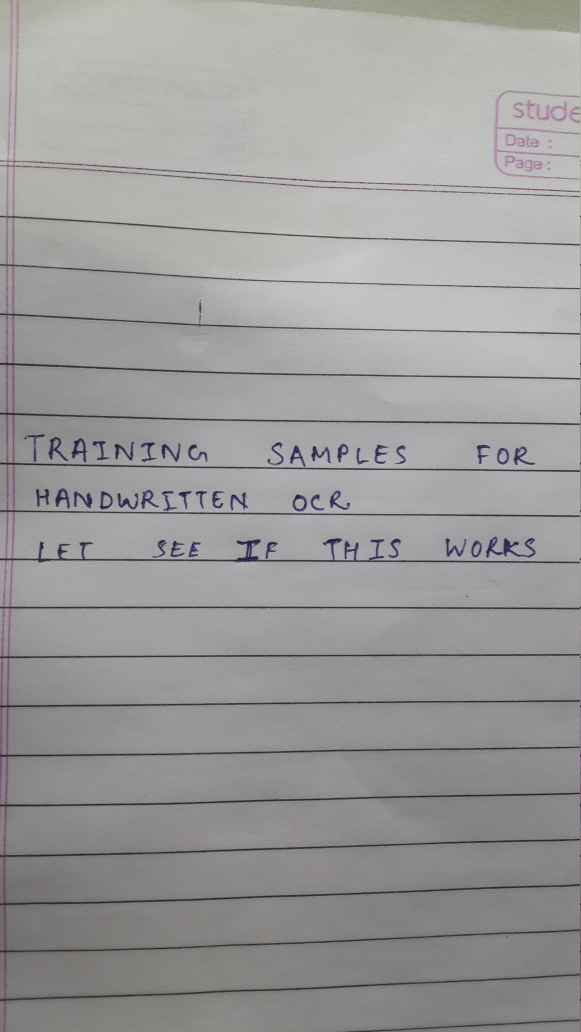
#> input picture test C1.jpg, 2322 x 4128 px (shown at 1/4 size)
$ python Testing.py   (Python 2 division)
#> lines starting #> are read from the running program, lines starting #| are printed output that depends on the picture; after the words box and inside, x2 and y2 are one past the last pixel; in counts of white or black regions, pixels touching at a corner belong together
import cv2, operator, os, numpy as np
# import label_image

# module level variables ##########################################################################
MIN_CONTOUR_AREA = 50
RESIZED_IMAGE_WIDTH = 20
RESIZED_IMAGE_HEIGHT = 20
PATH = "test C1.jpg"
DIVISION_FACTOR = 500
H_SPAC = 40
V_SPAC = 30

allContoursWithData = []
validContoursWithData = []

# [4 lines of commented-out code are left out]
class ContourWithData():

    def __init__(self):

        self.npaContour = None           # contour
        self.boundingRect = None         # bounding rect for contour
        self.intRectX = 0                # bounding rect top left corner x location
        self.intRectY = 0                # bounding rect top left corner y location
        self.intRectWidth = 0            # bounding rect width
        self.intRectHeight = 0           # bounding rect height
        self.fltArea = 0.0               # area of contour
        self.aspectRatio = 0.0
        self.XCentroid = 0.0
        self.YCentroid = 0.0

    def rectDetails(self):               # calculate bounding rect info
        [intX, intY, intWidth, intHeight] = self.boundingRect
        self.intRectX = intX
        self.intRectY = intY
        self.intRectWidth = intWidth
        self.intRectHeight = intHeight
        self.aspectRatio = float(intWidth) / intHeight
        self.XCentroid = intX + intWidth/2
        self.YCentroid = intY + intHeight/2

    def contourCheck(self):
        if self.fltArea > MIN_CONTOUR_AREA and (0.5 < self.aspectRatio < 2): return True    # much better validity checking would be necessary
        return False


# [6 lines left out: function knn, not called in this run]

def preprocess(image):
    imgGray = cv2.cvtColor(image, cv2.COLOR_BGR2GRAY)
    cv2.imshow('ImgGray', imgGray)
    imgBlurred = cv2.GaussianBlur(imgGray, (5,5), 0)
    cv2.imshow('ImgBlurred', imgBlurred)
    imgThresh = cv2.adaptiveThreshold(imgBlurred, 255, cv2.ADAPTIVE_THRESH_GAUSSIAN_C, cv2.THRESH_BINARY_INV,11,2)
    cv2.imshow('imgThresh', imgThresh)
    cv2.imwrite('imgThresh.jpg', imgThresh)
    cv2.waitKey(0)
    imgThreshCopy = imgThresh.copy()
    return imgThresh, imgThreshCopy

def getContourDetails(npaContours):

    for npaContour in npaContours:
        # print cv2.contourArea(npaContour)
        contourWithData = ContourWithData()                                             # instantiate a contour with data object
        contourWithData.npaContour = npaContour                                         # assign contour to contour with data
        contourWithData.boundingRect = cv2.boundingRect(contourWithData.npaContour)     # get the bounding rect
        contourWithData.rectDetails()                    # get bounding rect info
        contourWithData.fltArea = cv2.contourArea(contourWithData.npaContour)           # calculate the contour area
        allContoursWithData.append(contourWithData)

    return allContoursWithData


# [10 lines left out: function compare, not called in this run]

def getValidContours(allContoursWithData):

    for contourWithData in allContoursWithData:
        if contourWithData.contourCheck():
            validContoursWithData.append(contourWithData)

    validContoursWithData.sort(key = operator.attrgetter("intRectY"))
    validContoursWithData.sort(cmp = compare)
    # validContoursWithData.sort(cmp = compare)
    return validContoursWithData

# [61 lines left out: functions formatCheck, OCR, not called in this run]
    # print strCurrentChar

def  ocr():

    img = cv2.imread(PATH)
#> img is the input picture: shape (4128, 2322, 3); mean B, G, R 154.5, 154.9, 155.5
    # print img.shape
    RP = img.shape[0]/ DIVISION_FACTOR if img.shape[0] <= img.shape[1] else img.shape[1]/ DIVISION_FACTOR
#> RP = 4
    img = cv2.resize (img, (img.shape[1] / RP, img.shape[0] / RP))
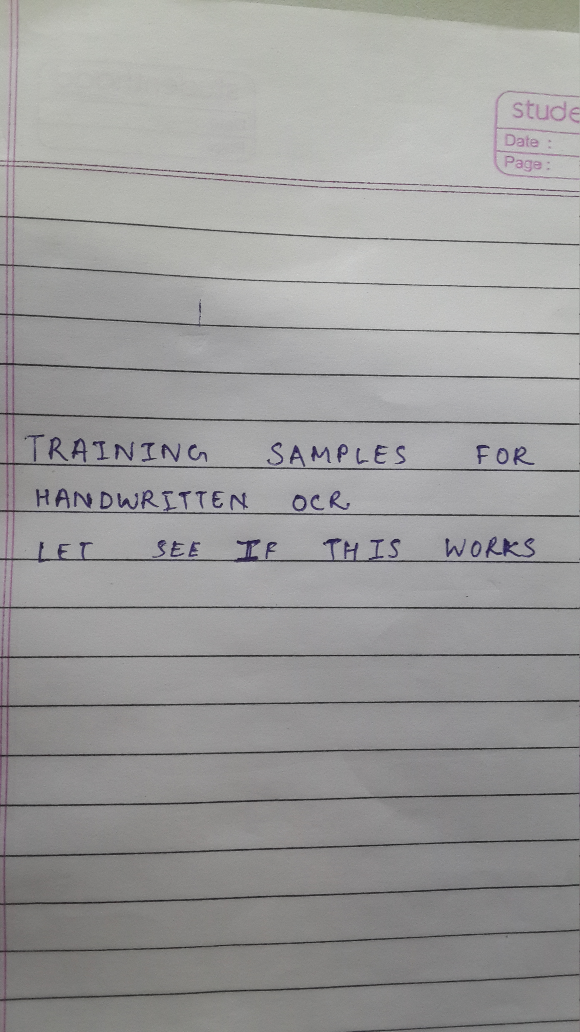
#> img: shape (1032, 580, 3); mean B, G, R 154.4, 154.8, 155.4
    imgCopy = img.copy()
    cv2.imshow('imgTestingNumber1',img)
    imgThreshCopy, imgThresh = preprocess(img)
#> in preprocess, `imgThresh = cv2.adaptiveThreshold(imgBlurred, 255, cv2.ADAPTIVE_THRESH..`:
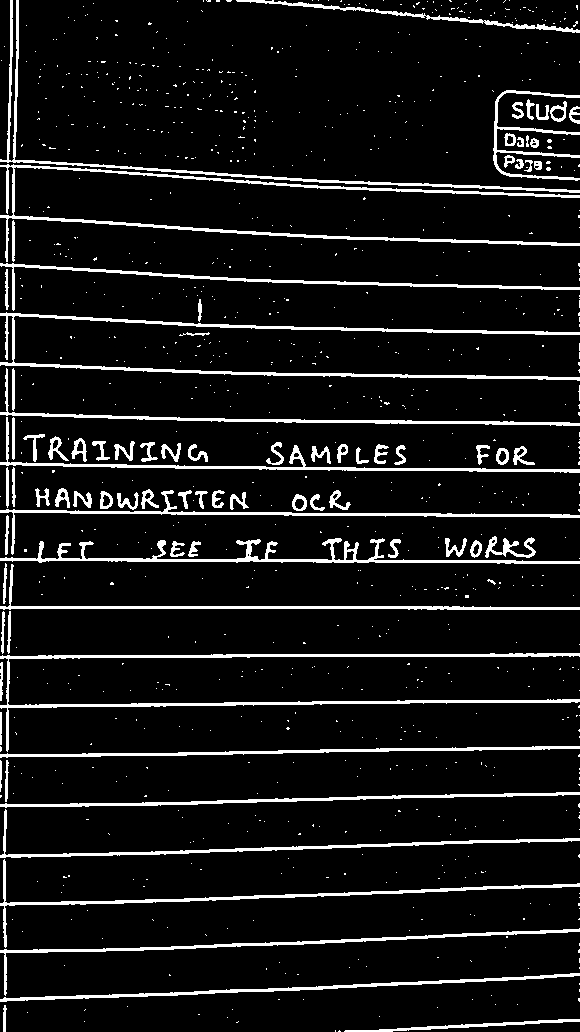
#> imgThresh: shape (1032, 580); 8.5% white; 933 white regions (847 under 20 px)

    npaContours, npaHierarchy = cv2.findContours(imgThreshCopy, cv2.RETR_EXTERNAL, cv2.CHAIN_APPROX_SIMPLE)
#> npaContours = 933 contours, 849 with area under 20; largest, box (x1, y1, x2, y2) and area: (0, 653, 580, 752) 2660, (0, 312, 580, 381) 2628, (0, 164, 580, 262) 2496, (0, 538, 580, 564) 2055, (0, 0, 580, 193) 1602; npaHierarchy = 933 rows, first 6: [1, -1, -1, -1], [2, 0, -1, -1], [3, 1, -1, -1], [4, 2, -1, -1], [5, 3, -1, -1], [6, 4, -1, -1]
    cv2.drawContours(img,npaContours,-1,(0,0,255),1)
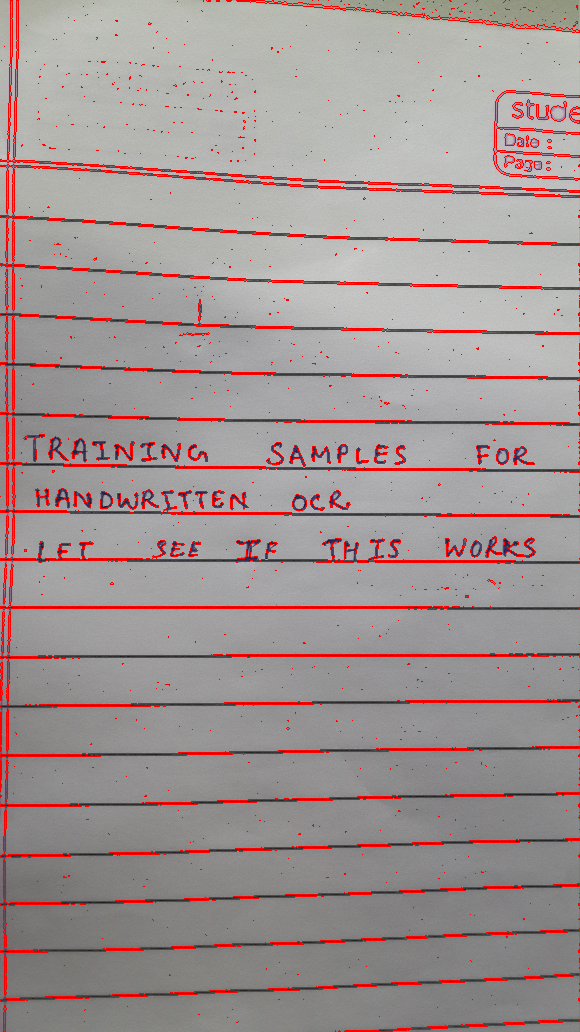
#> img: shape (1032, 580, 3); 5.52% of pixels changed, all inside (x1, y1, x2, y2) = (0, 0, 580, 1032)
    cv2.imshow('Contours', img)
    cv2.imwrite('Contours.jpg', img)

    allContoursWithData = getContourDetails(npaContours)
#> the loop in getContourDetails, `for npaContour in npaContours:` made 933 passes
#> npaContour on passes 33 to 35: [[64, 965]], [[279, 962]], [[470, 960], [471, 961]]

    validContoursWithData = getValidContours(allContoursWithData)

    OCR(imgCopy, imgThresh, validContoursWithData)
    #print "\n" + strFinalString + "\n"

    cv2.imshow("img", img)
    cv2.imwrite('finalOutput.jpg', img)
    # cv2.imwrite("photo_ocr_example.jpg",img)
    cv2.waitKey(0)
    cv2.destroyAllWindows()

#> (the run stopped early here; a loop or call above may not have finished)

$ run again, with  test N2.jpg copied over test C1.jpg
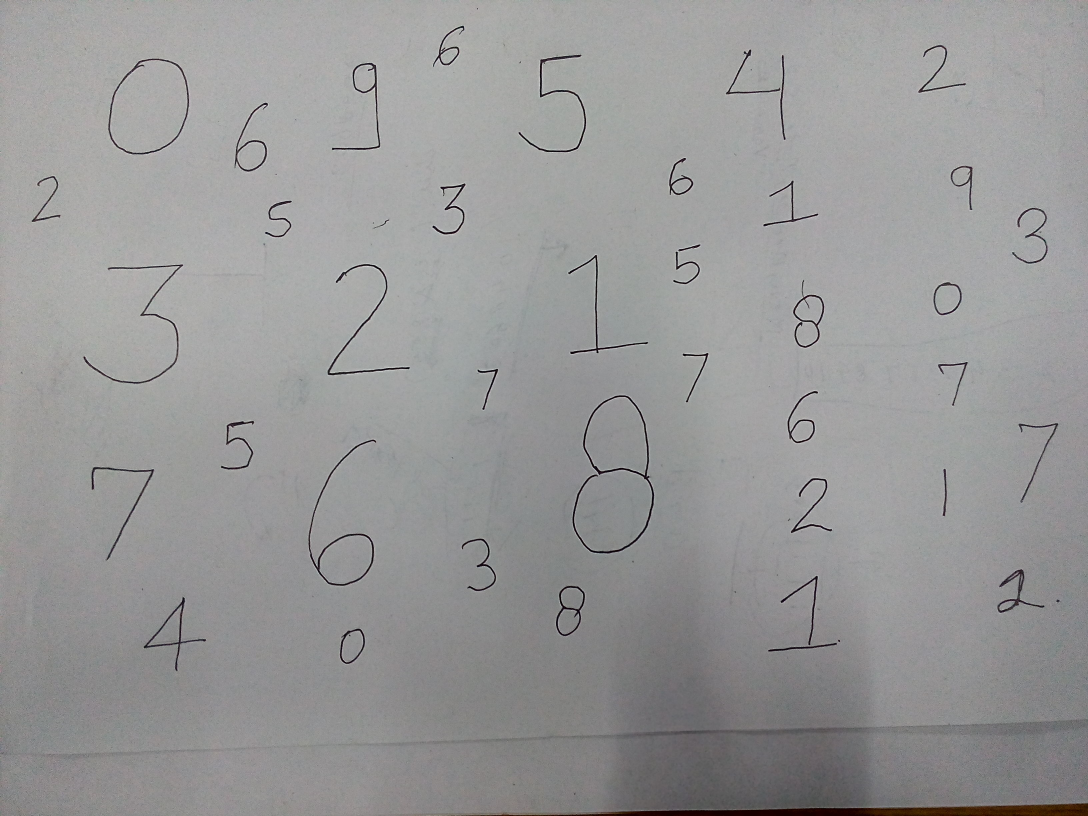
#> input picture  test N2.jpg, 3264 x 2448 px (shown at 1/3 size)
#> in ocr, img is the input picture: shape (2448, 3264, 3); mean B, G, R 151.7, 151.7, 151.8
#> in preprocess, `imgThresh = cv2.adaptiveThreshold(imgBlurred, 255, cv2.ADAPTIVE_THRESH..`:
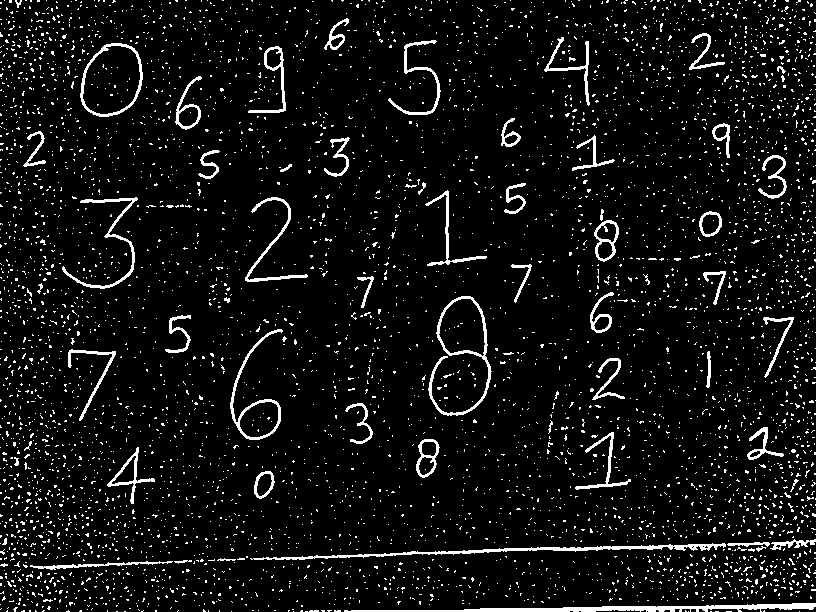
#> imgThresh: shape (612, 816); 6.6% white in thin lines or dots
#> npaContours = 4918 contours, 4875 with area under 20; largest, box (x1, y1, x2, y2) and area: (80, 43, 143, 117) 3518, (428, 296, 492, 416) 2672, (230, 329, 283, 440) 1549, (344, 603, 816, 612) 1350, (250, 543, 726, 560) 978
#> in ocr, `cv2.drawContours(img,npaContours,-1,(0,0,255),1)`:
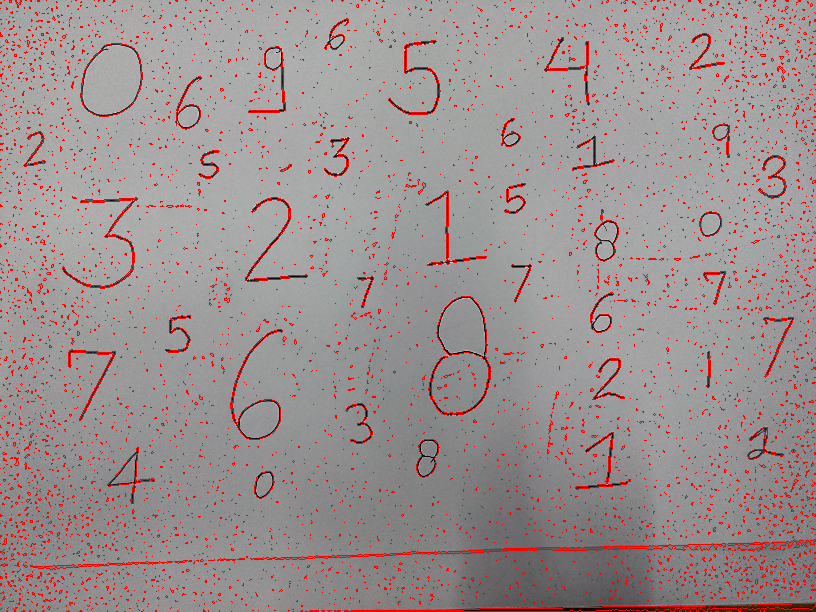
#> img: shape (612, 816, 3); mean B, G, R 144.7, 144.6, 157.5
#> the loop in getContourDetails, `for npaContour in npaContours:` made 4918 passes
#> npaContour on passes 34 to 36: [[7, 610], [6, 611], [7, 611]], [[292, 609], [293, 609]], [[203, 609], [203, 611], [205, 611]]
